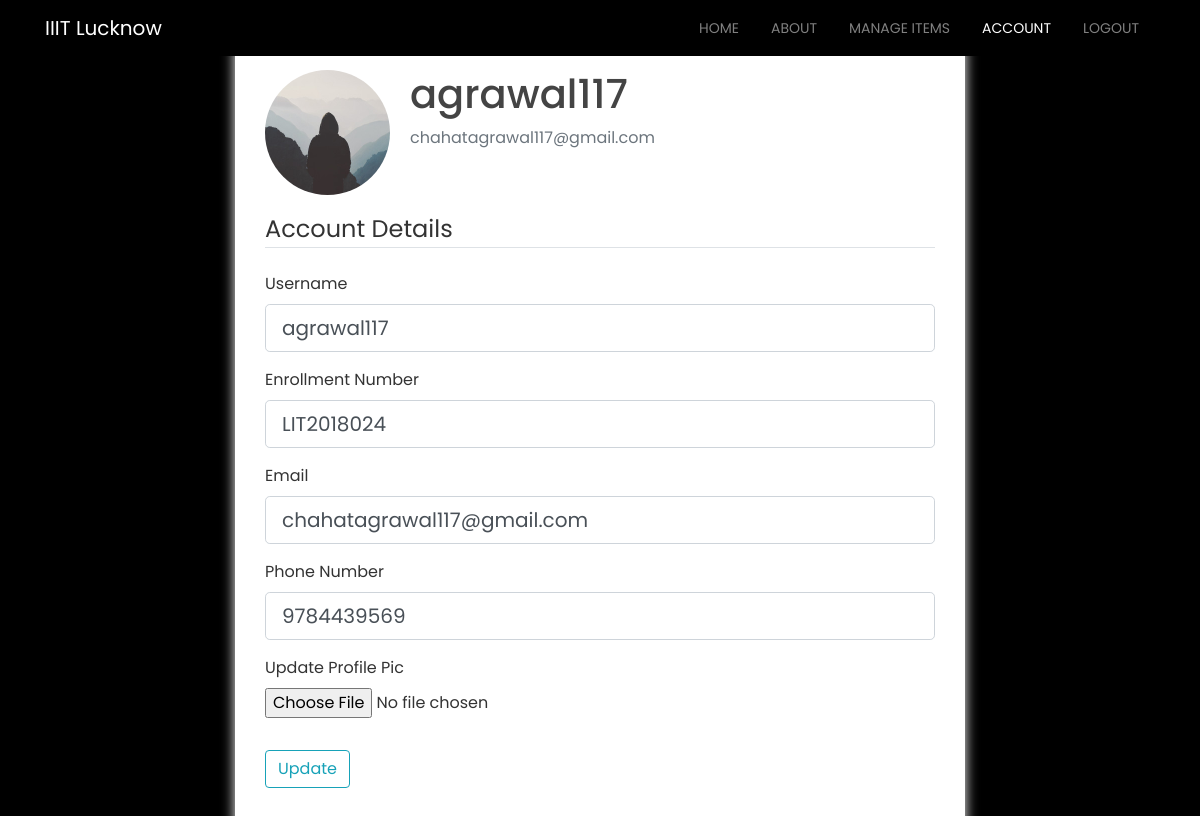
Page /account (signed in) on the committed database.
### trading/models.py (models this page shows, shortened)
class User(db.Model, UserMixin):
    id = db.Column(db.Integer, primary_key=True)
    username = db.Column(db.String(30), unique=True, nullable=False)
    enrollment = db.Column(db.String(10), unique=True, nullable=False)
    email = db.Column(db.String(120), unique=True, nullable=False)
    phone = db.Column(db.String(10), nullable=False)
    image_file = db.Column(db.String(20), nullable=False, default='default.jpg')
    password = db.Column(db.String(60), nullable=False)
    items = db.relationship('Item', backref='owner', lazy=True)

### trading/routes.py (the view)
@app.route("/account", methods=['GET', 'POST'])
@login_required
def account():
    form = UpdateAccountForm()
    if form.validate_on_submit():
        if form.picture.data:
            picture_name = save_picture('profile_pics', form.picture.data)
            current_user.image_file = picture_name
        current_user.username = form.username.data
        current_user.email = form.email.data
        current_user.enrollment = form.enrollment.data
        current_user.phone = form.phone.data
        db.session.commit()
        flash('Your account has been updated', 'success')
        return redirect(url_for('account'))
    elif request.method == 'GET':
        form.username.data = current_user.username
        form.email.data = current_user.email
        form.enrollment.data = current_user.enrollment
        form.phone.data = current_user.phone
    image_file = url_for('static', filename='profile_pics/' + current_user.image_file)
    return render_template('account.html', title='Account', image_file=image_file, form=form)

### trading/forms.py (shortened to what this page needs)
class UpdateAccountForm(FlaskForm):
    username = StringField('Username', validators=[DataRequired(), Length(min=2, max=30)])
    enrollment = StringField('Enrollment Number', validators=[DataRequired(), Length(min=10, max=10)])
    email = StringField('Email', validators=[DataRequired(), Email()])
    phone = StringField('Phone Number', validators=[DataRequired(), Length(min=10, max=10)])
    submit = SubmitField('Update')
    picture = FileField('Update Profile Pic', validators=[FileAllowed(['jpg','png','jpeg'])])

### trading/models.py (called while the page is built)
@login_manager.user_loader
def load_user(user_id):
    return User.query.get(int(user_id))

### trading/templates/account.html (shortened to what this page needs)
{% extends "layout.html" %}
{% block content %}
    <div class="form-container">
		<div class="media">
			<img class="rounded-circle account-img" src="{{image_file}}">
			<div class="media-body">
				<h2 class="account-heading">{{current_user.username}}</h2>
				<p class="text-secondary">{{current_user.email}}</p>
			</div>
		</div>
		<form method ="POST"  action="" enctype="multipart/form-data">
			<fieldset class ="form-group">
				<legend class="border-bottom mb-4">Account Details</legend>
				<div class="form-group">
					{{form.username.label(class="form-control-label") }}
					{% if form.username.errors %}
	                    {{ form.username(class="form-control form-control-lg is-invalid") }}
	                    <div class="invalid-feedback">
	                        {% for error in form.username.errors %}
	                            <span>{{ error }}</span>
	                        {% endfor %}
	                    </div>
	                {% else %}
	                    {{ form.username(class="form-control form-control-lg") }}
	                {% endif %}
				</div>
				<div class="form-group">
					{{form.enrollment.label(class="form-control-label") }}
					{% if form.enrollment.errors %}
	                    {{ form.enrollment(class="form-control form-control-lg is-invalid") }}
	                    <div class="invalid-feedback">
	                        {% for error in form.enrollment.errors %}
	                            <span>{{ error }}</span>
	                        {% endfor %}
	                    </div>
	                {% else %}
	                    {{ form.enrollment(class="form-control form-control-lg") }}
	                {% endif %}
				</div>
				<div class="form-group">
					{{form.email.label(class="form-control-label") }}
					{% if form.email.errors %}
	                    {{ form.email(class="form-control form-control-lg is-invalid") }}
	                    <div class="invalid-feedback">
	                        {% for error in form.email.errors %}
	                            <span>{{ error }}</span>
	                        {% endfor %}
	                    </div>
	                {% else %}
	                    {{ form.email(class="form-control form-control-lg") }}
	                {% endif %}
				</div>
				<div class="form-group">
					{{form.phone.label(class="form-control-label") }}
					{% if form.phone.errors %}
	                    {{ form.phone(class="form-control form-control-lg is-invalid") }}
	                    <div class="invalid-feedback">
	                        {% for error in form.phone.errors %}
	                            <span>{{ error }}</span>
	                        {% endfor %}
	                    </div>
	                {% else %}
	                    {{ form.phone(class="form-control form-control-lg") }}
	                {% endif %}
				</div>
				<div class="form-group">
					{{form.picture.label()}}
					{{form.picture(class = "form-control-file")}}
				</div>
			</fieldset>
			<div class="form-group">
				{{ form.submit(class="btn btn-outline-info" )}}
			</div>
		</form>
	</div>
 {% endblock %}

### trading/static/main.css (style rules this page uses)
body { font-family: 'Poppins', sans-serif; background: #000; color: #333333; }
h1, h2, h3, h4, h5, h6 { color: #444444; }
.form-container { position: relative; top: 5vh; background: #fff; padding: 30px; border-radius: 10px; box-shadow: 0px 0px 13px 0px #fff; }
.account-img { height: 125px; width: 125px; margin-right: 20px; margin-bottom: 16px; }
.account-heading { font-size: 2.5rem; }

### rows in the picture
User: username "agrawal117", email "chahatagrawal117@gmail.com", enrollment "LIT2018024", phone "9784439569"
